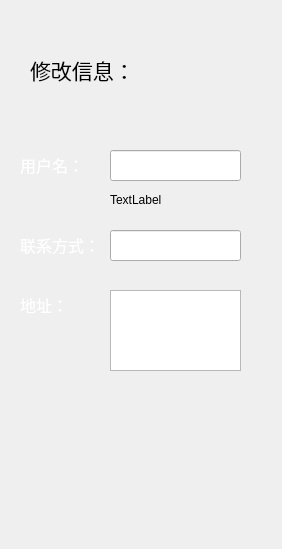
<?xml version="1.0" encoding="UTF-8"?>
<ui version="4.0">
 <class>change_information_dialog</class>
 <widget class="QDialog" name="change_information_dialog">
  <property name="geometry">
   <rect>
    <x>0</x>
    <y>0</y>
    <width>282</width>
    <height>549</height>
   </rect>
  </property>
  <property name="windowTitle">
   <string>Dialog</string>
  </property>
  <widget class="QLabel" name="label">
   <property name="geometry">
    <rect>
     <x>30</x>
     <y>40</y>
     <width>151</width>
     <height>61</height>
    </rect>
   </property>
   <property name="text">
    <string>&lt;html&gt;&lt;head/&gt;&lt;body&gt;&lt;p&gt;&lt;span style=&quot; font-size:16pt;&quot;&gt;修改信息：&lt;/span&gt;&lt;/p&gt;&lt;/body&gt;&lt;/html&gt;</string>
   </property>
  </widget>
  <widget class="QLabel" name="namelabel">
   <property name="geometry">
    <rect>
     <x>20</x>
     <y>140</y>
     <width>71</width>
     <height>51</height>
    </rect>
   </property>
   <property name="font">
    <font>
     <pointsize>12</pointsize>
    </font>
   </property>
   <property name="text">
    <string>&lt;html&gt;&lt;head/&gt;&lt;body&gt;&lt;p&gt;&lt;span style=&quot; color:#ffffff;&quot;&gt;用户名：&lt;/span&gt;&lt;/p&gt;&lt;/body&gt;&lt;/html&gt;</string>
   </property>
  </widget>
  <widget class="QLabel" name="phoneNumberlabel">
   <property name="geometry">
    <rect>
     <x>20</x>
     <y>220</y>
     <width>91</width>
     <height>51</height>
    </rect>
   </property>
   <property name="font">
    <font>
     <pointsize>12</pointsize>
    </font>
   </property>
   <property name="text">
    <string>&lt;html&gt;&lt;head/&gt;&lt;body&gt;&lt;p&gt;&lt;span style=&quot; color:#ffffff;&quot;&gt;联系方式：&lt;/span&gt;&lt;/p&gt;&lt;/body&gt;&lt;/html&gt;</string>
   </property>
  </widget>
  <widget class="QLabel" name="adresslabel">
   <property name="geometry">
    <rect>
     <x>20</x>
     <y>280</y>
     <width>61</width>
     <height>51</height>
    </rect>
   </property>
   <property name="font">
    <font>
     <pointsize>12</pointsize>
    </font>
   </property>
   <property name="text">
    <string>&lt;html&gt;&lt;head/&gt;&lt;body&gt;&lt;p&gt;&lt;span style=&quot; color:#ffffff;&quot;&gt;地址：&lt;/span&gt;&lt;/p&gt;&lt;/body&gt;&lt;/html&gt;</string>
   </property>
  </widget>
  <widget class="QLineEdit" name="name">
   <property name="geometry">
    <rect>
     <x>110</x>
     <y>150</y>
     <width>131</width>
     <height>31</height>
    </rect>
   </property>
   <property name="font">
    <font>
     <pointsize>12</pointsize>
    </font>
   </property>
  </widget>
  <widget class="QLineEdit" name="phoneNumber">
   <property name="geometry">
    <rect>
     <x>110</x>
     <y>230</y>
     <width>131</width>
     <height>31</height>
    </rect>
   </property>
   <property name="font">
    <font>
     <pointsize>12</pointsize>
    </font>
   </property>
  </widget>
  <widget class="QTextEdit" name="adress">
   <property name="geometry">
    <rect>
     <x>110</x>
     <y>290</y>
     <width>131</width>
     <height>81</height>
    </rect>
   </property>
   <property name="font">
    <font>
     <pointsize>12</pointsize>
    </font>
   </property>
  </widget>
  <widget class="QLabel" name="warning">
   <property name="geometry">
    <rect>
     <x>110</x>
     <y>190</y>
     <width>131</width>
     <height>20</height>
    </rect>
   </property>
   <property name="text">
    <string>TextLabel</string>
   </property>
  </widget>
 </widget>
 <resources/>
 <connections/>
</ui>
